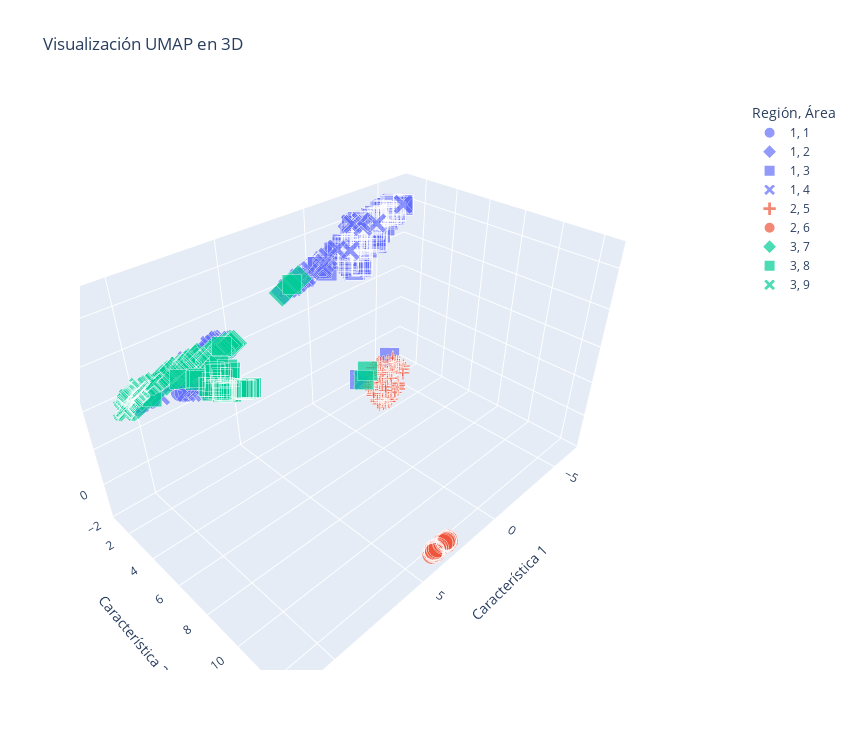

The notebook cell saved with this chart:
### Code cell
umap_3d_df['Región'] = y3_categories
umap_3d_df['Área']   = y9_categories
umap_3d_df['size']   = 10  # tamaño de los puntos

# Crear un gráfico interactivo con Plotly para t-SNE con y3 y y9
fig_umap_3d = px.scatter_3d(umap_3d_df, 
                      x='Característica 1', 
                      y='Característica 2', 
                      z='Característica 3',
                      color= 'Región', 
                      symbol= 'Área',
                      size='size',  # Usar la nueva columna 'size' para determinar el tamaño de los puntos
                      title='Visualización UMAP en 3D',
                      color_discrete_sequence=px.colors.qualitative.Plotly)

fig_umap_3d.update_layout(
    autosize=True, 
    width=850, 
    height=750,
    legend=dict(
        yanchor="top", y=1,
        xanchor="left", x=1.2
    )
)

# Mostrar el gráfico interactivo
fig_umap_3d.show()
